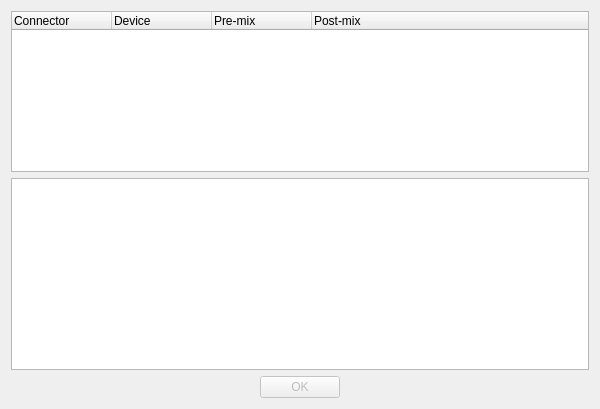
<?xml version="1.0" encoding="UTF-8"?>
<ui version="4.0">
 <class>DeviceTestDialogClass</class>
 <widget class="QDialog" name="DeviceTestDialogClass">
  <property name="geometry">
   <rect>
    <x>0</x>
    <y>0</y>
    <width>600</width>
    <height>409</height>
   </rect>
  </property>
  <property name="windowTitle">
   <string>Testing APO installation on devices...</string>
  </property>
  <layout class="QGridLayout" name="gridLayout">
   <item row="2" column="0">
    <widget class="QDialogButtonBox" name="buttonBox">
     <property name="enabled">
      <bool>false</bool>
     </property>
     <property name="standardButtons">
      <set>QDialogButtonBox::Ok</set>
     </property>
     <property name="centerButtons">
      <bool>true</bool>
     </property>
    </widget>
   </item>
   <item row="0" column="0">
    <widget class="QTreeWidget" name="deviceTreeWidget">
     <property name="sizeAdjustPolicy">
      <enum>QAbstractScrollArea::AdjustToContentsOnFirstShow</enum>
     </property>
     <column>
      <property name="text">
       <string>Connector</string>
      </property>
     </column>
     <column>
      <property name="text">
       <string>Device</string>
      </property>
     </column>
     <column>
      <property name="text">
       <string>Pre-mix</string>
      </property>
     </column>
     <column>
      <property name="text">
       <string>Post-mix</string>
      </property>
     </column>
    </widget>
   </item>
   <item row="1" column="0">
    <widget class="QTextEdit" name="statusOutputBox">
     <property name="readOnly">
      <bool>true</bool>
     </property>
    </widget>
   </item>
  </layout>
 </widget>
 <layoutdefault spacing="6" margin="11"/>
 <resources/>
 <connections/>
</ui>
